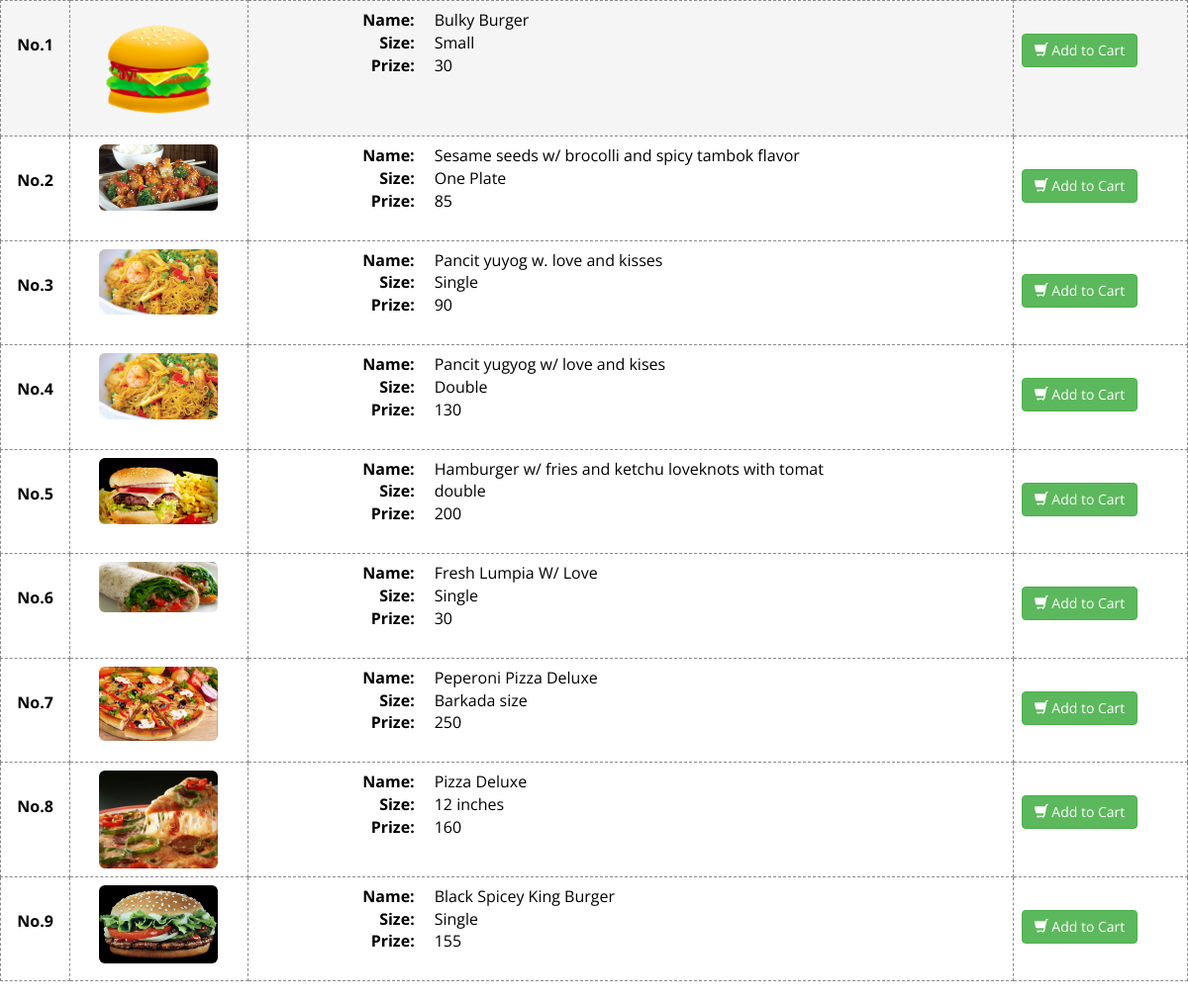
Screenshot of /availableframe.php with the database file from the repository.
### tables this page shows
CREATE TABLE IF NOT EXISTS `foods` (
  `id` int(11) NOT NULL AUTO_INCREMENT,
  `name` varchar(50) DEFAULT NULL,
  `size` varchar(50) DEFAULT NULL,
  `status` varchar(50) DEFAULT NULL,
  `image` varchar(300) DEFAULT NULL,
  `prize` int(11) DEFAULT NULL,
  PRIMARY KEY (`id`)
);

### availableframe.php (the view, shortened to what this page needs)
   <link href="css/bootstrap.css" rel="stylesheet">
   <link href="css/bootstrap.min.css" rel="stylesheet">
   <link href="css/font-awesome.min.css" rel="stylesheet">
   <link href="css/animate.min.css" rel="stylesheet">
   <link href="css/prettyPhoto.css" rel="stylesheet">
   <link href="css/main.css" rel="stylesheet">
   <link href="css/responsive.css" rel="stylesheet">
           	<table class="table table-responsive table-hover" style="border: 1px dashed #8c8b8b;
               border-top: 1px dashed #8c8b8b;
">
               <?php include('includes/dbconn.php');
			$count = 0;
			$query = mysql_query("SELECT * FROM foods order by id desc") or die (mysql_error());
			if(mysql_num_rows($query)>0){
				while($row = mysql_fetch_assoc($query)){
					$id = $row['id'];
					$count++;
			?>
               	<tr style="border: 1px dashed #8c8b8b; cursor:pointer;">
                   <td  style="border: 1px dashed #8c8b8b;"><center><strong class="wow fadeInDown"><p style="margin-top:25px;">No.<?php echo $count;?></p></strong></center></td>
                   	<td style="border: 1px dashed #8c8b8b;"><center><img src="<?php echo $row['image']?>" width="120px;" class="img-responsive img-rounded wow fadeInDown"></center></td>
                       <td style="border: 1px dashed #8c8b8b;">
                       <dl class="dl-horizontal wow fadeInDown" style="text-align:left">
                       <dt>Name:</dt> <dd><?php echo $row['name'];?></dd>
					<dt>Size:</dt> <dd><?php echo $row['size'];?></dd>
                       <dt>Prize:</dt> <dd><?php echo $row['prize'];?></dd>
                       </dl></td>
                       <td style="border: 1px dashed #8c8b8b;"><button class="btn btn-success  wow fadeInDown" name="order" type="button" style="margin-top:25px;" data-toggle="modal" data-target="#orderModal<?php echo $id;?>"><i class="glyphicon glyphicon-shopping-cart"></i> Add to Cart</button></td>
                   </tr>
                   <?php }}?>
               </table>

### css/main.css (style rules this page uses)
table { width:100%; }

### rows the page displays
foods: image (picture), name "Bulky Burger", size "Small", prize "30"
foods: image (picture), name "Sesame seeds w/ brocolli and spicy tambok flavor", size "One Plate", prize "85"
foods: image (picture), name "Pancit yuyog w. love and kisses", size "Single", prize "90"
foods: image (picture), name "Pancit yugyog w/ love and kises", size "Double", prize "130"
foods: image (picture), name "Hamburger w/ fries and ketchu loveknots with tomat", size "double", prize "200"
foods: image (picture), name "Fresh Lumpia W/ Love", size "Single", prize "30"
foods: image (picture), name "Peperoni Pizza Deluxe", size "Barkada size", prize "250"
foods: image (picture), name "Pizza Deluxe", size "12 inches", prize "160"
foods: image (picture), name "Black Spicey King Burger", size "Single", prize "155"
